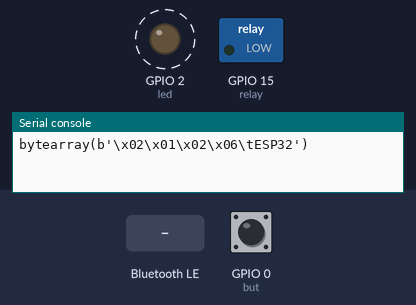
The program below on a simulated ESP32 board running MicroPython. Parts: switched loads named in the program (green lamp = pin HIGH), output pins drawn as LEDs (lit = HIGH), the last lines printed to the serial console. Dashed ring = blinking. The inputs (shaded band) are chosen by the test bench; at power-on: GPIO 0 (but) HIGH. Nothing arrives over Bluetooth unless stated; library files of the repository ran but are not shown: 1 file(s).

Above: at 1.25 s.
1.3 s: "Relay_ON" written over Bluetooth
At 2.4 s:
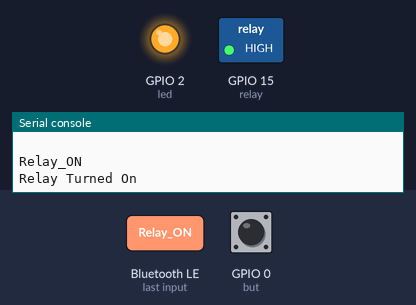
2.8 s: GPIO 0 (but) pulled LOW for 0.15 s
At 3.5 s:
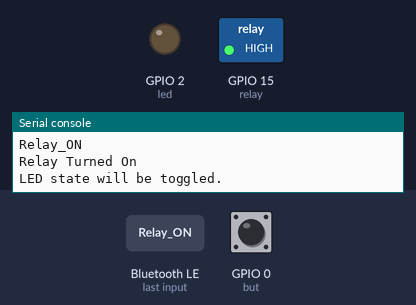
4.4 s: "Relay_OFF" written over Bluetooth
At 4.8 s:
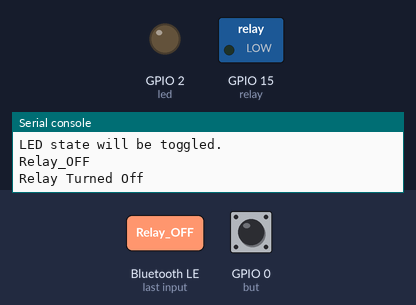
5.9 s: GPIO 0 (but) pulled LOW for 1 s
At 7.1 s:
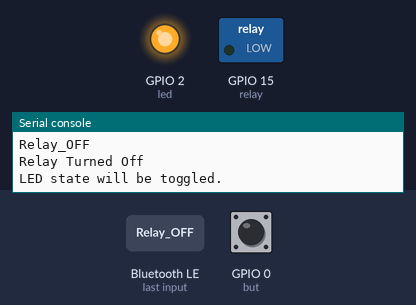
8.4 s: GPIO 0 (but) pulled LOW for 3.2 s
At 9.0 s:
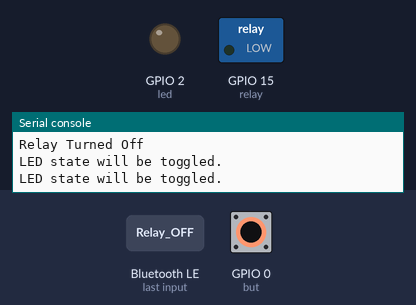
Timing chart, 0 to 11.4 s (numbered marks = the images above; inputs shaded):
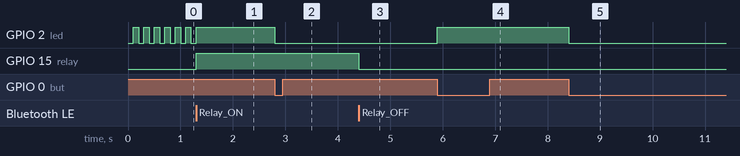

The program:

main.py
```python
from machine import Pin, Timer
from time import sleep_ms
import ubluetooth

message = ""


class ESP32_BLE:
    def __init__(self, name):
        # Create internal objects for the onboard LED
        # blinking when no BLE device is connected
        # stable ON when connected
        self.led = Pin(2, Pin.OUT)
        self.timer = Timer(0)

        self.name = name
        self.ble = ubluetooth.BLE()
        self.ble.active(True)
        self.disconnected()
        self.ble.irq(self.ble_irq)
        self.register()
        self.advertiser()

    def connected(self):
        self.led.value(1)
        self.timer.deinit()

    def disconnected(self):
        self.timer.init(
            period=100,
            mode=Timer.PERIODIC,
            callback=lambda t: self.led.value(not self.led.value()),
        )

    def ble_irq(self, event, data):
        global message

        if event == 1:  # _IRQ_CENTRAL_CONNECT:
            # A central has connected to this peripheral
            self.connected()

        elif event == 2:  # _IRQ_CENTRAL_DISCONNECT:
            # A central has disconnected from this peripheral.
            self.advertiser()
            self.disconnected()

        elif event == 3:  # _IRQ_GATTS_WRITE:
            # A client has written to this characteristic or descriptor.
            buffer = self.ble.gatts_read(self.rx)
            message = buffer.decode("UTF-8").strip()
            print(message)

    def register(self):
        # Nordic UART Service (NUS)
        NUS_UUID = "6E400001-B5A3-F393-E0A9-E50E24DCCA9E"
        RX_UUID = "6E400002-B5A3-F393-E0A9-E50E24DCCA9E"
        TX_UUID = "6E400003-B5A3-F393-E0A9-E50E24DCCA9E"

        BLE_NUS = ubluetooth.UUID(NUS_UUID)
        BLE_RX = (ubluetooth.UUID(RX_UUID), ubluetooth.FLAG_WRITE)
        BLE_TX = (ubluetooth.UUID(TX_UUID), ubluetooth.FLAG_NOTIFY)

        BLE_UART = (
            BLE_NUS,
            (
                BLE_TX,
                BLE_RX,
            ),
        )
        SERVICES = (BLE_UART,)
        (
            (
                self.tx,
                self.rx,
            ),
        ) = self.ble.gatts_register_services(SERVICES)

    def send(self, data):
        self.ble.gatts_notify(0, self.tx, data + "\n")

    def advertiser(self):
        name = bytes(self.name, "UTF-8")
        adv_data = bytearray("\x02\x01\x02") + bytearray((len(name) + 1, 0x09)) + name
        self.ble.gap_advertise(100, adv_data)
        print(adv_data)
        print("\r\n")
        # adv_data
        # raw: 0x02010209094553503332424C45
        # b'\x02\x01\x02\t\tESP32BLE'
        #
        # 0x02 - General discoverable mode
        # 0x01 - AD Type = 0x01
        # 0x02 - value = 0x02

        # https://jimmywongiot.com/2019/08/13/advertising-payload-format-on-ble/
        # https://docs.silabs.com/bluetooth/latest/general/adv-and-scanning/bluetooth-adv-data-basics


led = Pin(2, Pin.OUT)
but = Pin(0, Pin.IN)
relay = Pin(15, Pin.OUT)
ble = ESP32_BLE("ESP32")


def buttons_irq(pin):
    led.value(not led.value())
    ble.send("LED state will be toggled.")
    print("LED state will be toggled.")


but.irq(trigger=Pin.IRQ_FALLING, handler=buttons_irq)

while True:
    if message == "Relay_ON":
        relay.value(1)
        print("Relay Turned On")
        message = ""
    elif message == "Relay_OFF":
        relay.value(0)
        print("Relay Turned Off")
        message = ""
    else:
        None
    # print('LED is ON.' if led.value() else 'LED is OFF')
    # ble.send('LED is ON.' if led.value() else 'LED is OFF')
    sleep_ms(100)
```

Measured:
- after the input at 1.3 s, GPIO 2 (led): goes on until 1.3 s, then stays HIGH; GPIO 15 (relay): LOW → HIGH at once
- after the input at 2.8 s, GPIO 2 (led): HIGH → LOW at once
- after the input at 4.4 s, GPIO 15 (relay): HIGH → LOW at once
- after the input at 5.9 s, GPIO 2 (led): LOW → HIGH at once
- after the input at 8.4 s, GPIO 2 (led): HIGH → LOW at once
- by itself, GPIO 2 (led): alternates HIGH for 0.10 s and LOW for 0.10 s
